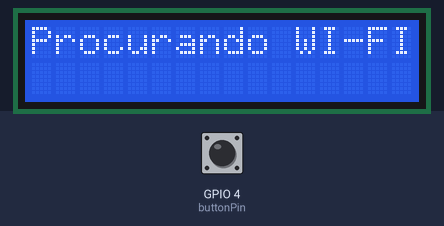
Recording of a sketch running on a simulated ESP8266 (NodeMCU). On the bench: 16×2 character LCD. Inputs (shaded band) come from the test bench; at power-on: GPIO 4 (buttonPin) LOW. WiFi joins after 1.5 s; servers stay silent unless stated; what the sketch prints to the serial monitor is not drawn.

Above: at 0.1 s.
At 1.6 s:
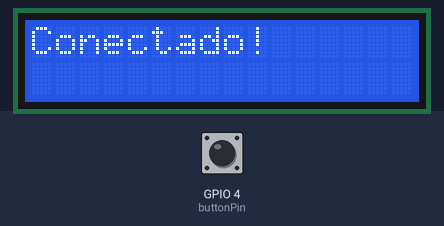

The sketch:

ardpix.ino
```cpp
#include <LiquidCrystal_I2C.h>
#include <ESP8266WiFi.h>
#include <ESP8266HTTPClient.h>
#include <WiFiClientSecureBearSSL.h>

const char* ssid = "wifi_name"; //change
const char* password = "wifi_password"; //change

const int lcdColumns = 16;
const int lcdRows = 2;
LiquidCrystal_I2C lcd(0x3F, lcdColumns, lcdRows);

const int buttonPin = 4;

void setup() {
  pinMode(buttonPin, INPUT);
  lcd.init();
  lcd.backlight();
  Serial.begin(115200);

  WiFi.mode(WIFI_STA);
  WiFi.begin(ssid, password);
  lcd.print("Procurando WI-FI");

  while (WiFi.waitForConnectResult() != WL_CONNECTED) {
    delay(1000);
  }

  lcd.clear();
  lcd.print("Conectado!");
  delay(1000);
}

void loop() {
  int buttonState = digitalRead(buttonPin);
  Serial.println(buttonState);

  if (WiFi.status() == WL_CONNECTED) {
    std::unique_ptr<BearSSL::WiFiClientSecure> client(new BearSSL::WiFiClientSecure);
    client->setInsecure();

    HTTPClient https;

    if (https.begin(*client, "your_api")) { //change
      int httpCode = https.GET();

      if (httpCode > 0) {
        if (httpCode == HTTP_CODE_OK || httpCode == HTTP_CODE_MOVED_PERMANENTLY) {
          String payload = https.getString();
          lcd.clear();
          Serial.println(payload);
          lcd.setCursor(0, 0);
          lcd.print(payload);
        }
      } else {
        Serial.printf("[HTTPS] GET... failed, error: %s\n", https.errorToString(httpCode).c_str());
      }

      https.end();
    } else {
      Serial.printf("[HTTPS] Unable to connect\n");
    }
  }

  delay(1000);
}
```
